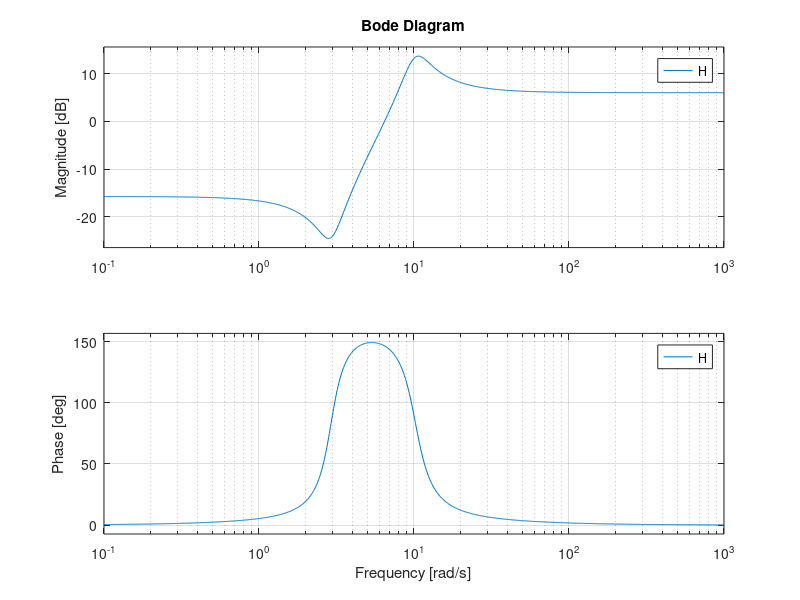
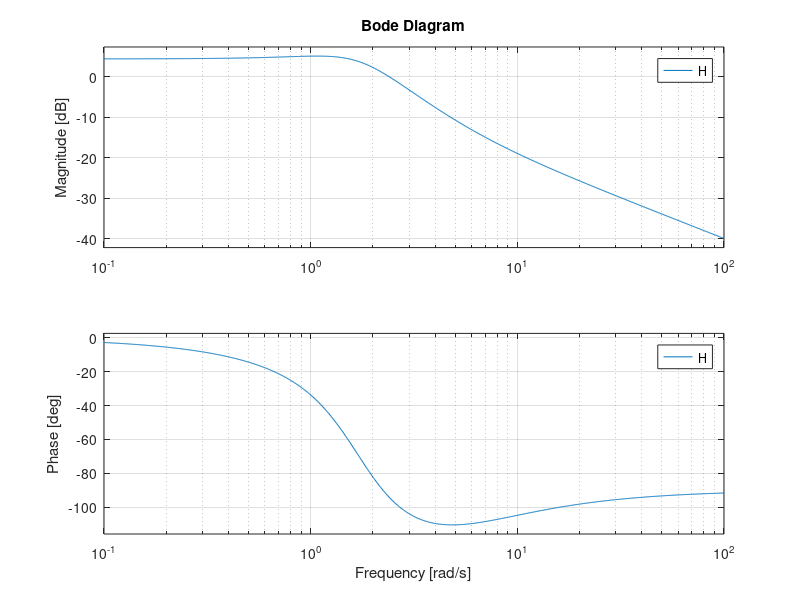
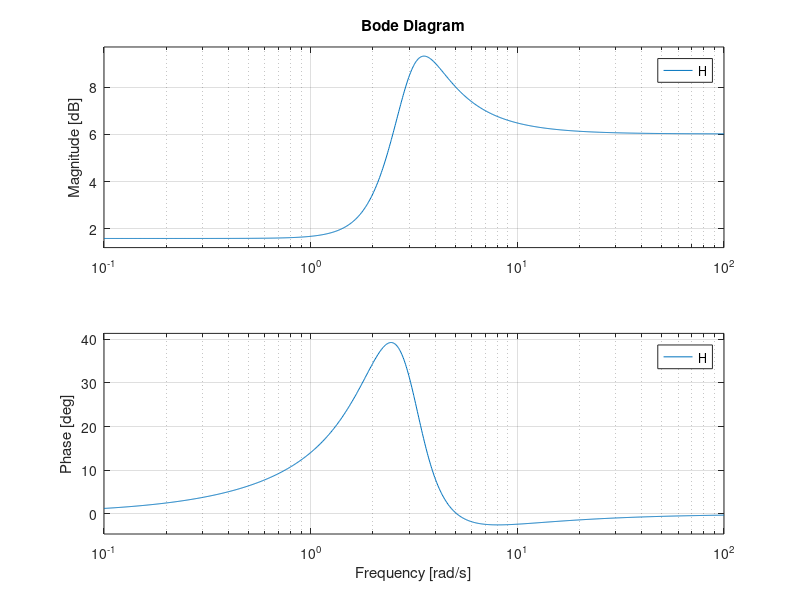
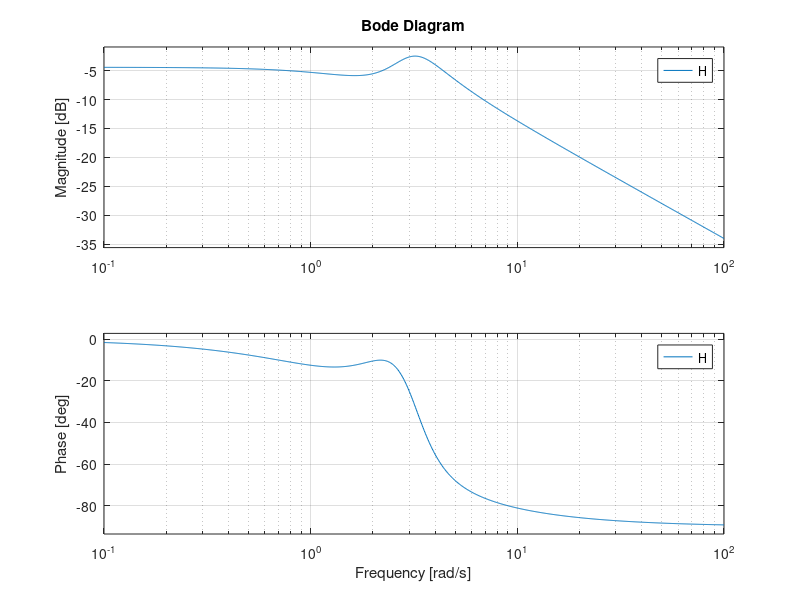

Write the MATLAB code that produced these figures, in order.
clear all;
close all;

figure('name', 'Example 1');
b = [2 2 17];
a = [1 4 104];
H = tf(b,a);
bode(H);

figure('name', 'Question 1');
b = [1 5];
a = [1 2 3];
H = tf(b,a);
bode(H);

figure('name', 'Question 2');
b = [2 5 12];
a = [1 2 10];
H = tf(b,a);
bode(H);

figure('name', 'Question 3');
b = [2 5 12];
a = [1 4 14 20];
H = tf(b,a);
bode(H);